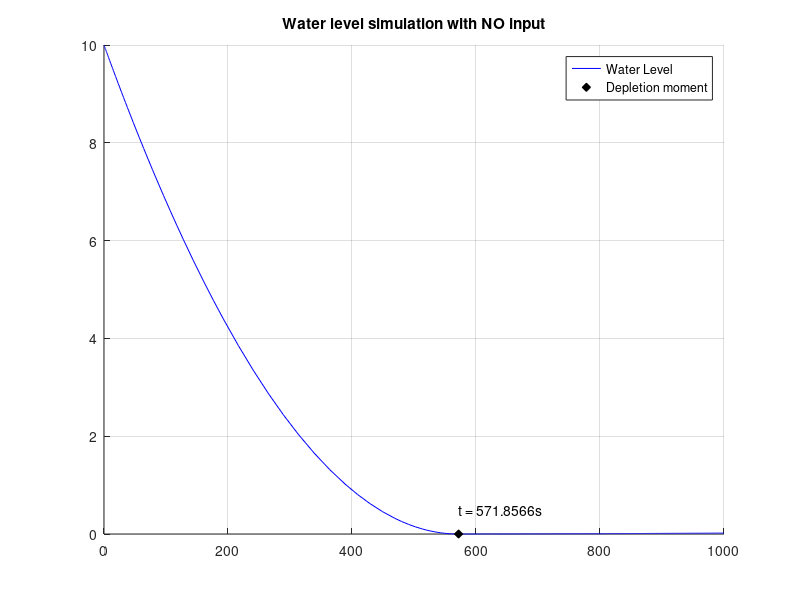

Write MATLAB code to recreate this figure. (Note: this script raises an error after producing the figure.)
%% Differential Equations: numerical solver
% by Rodolfo Muñoz
%% 
% For this instance well go with the simulation of the water level in a Vented 
% Water Tank like the one in the attached figure. 

clc; clear all; close all;
%% 
% Define global parameters for the problem:

g = 9.8; 
A = pi*2^2;
Av = pi*0.1^2;
%% 
% Then the interval for the solution $t=\left\lbrack 0,1000\right\rbrack$ and 
% the initial condition $h_0 =10$

tspan = [0 1e3];
h0 = 10;
%% 
% With that, we define the ordinary differential equation as $\frac{d\;h}{\textrm{dt}}=\textrm{ode}\left(t,h\right)$ 

odefun = @(t,h) -sqrt(2*g*(Av^2/(A^2-Av^2))*h);
[t,h] = ode45(odefun, tspan, h0);
[h_min,idx] = min(abs(h));
%% 
% And see the results in a graph

figure; hold on;
plot(t,abs(h),'b');
plot(t(idx),h_min,'kd','MarkerFaceColor',[0 0 0])
legend({'Water Level','Depletion moment'})
text(t(idx),h_min+max(abs(h))/20,['t = ' num2str(t(idx)) 's'])
title('Water level simulation with NO input')
grid on
%% Implicit differential equation
% The whole problem, when there is an input water source $Q\left(t\right)=\left\lbrace 
% \begin{array}{ll}\mathrm{Amp} & ,\;\mathrm{for}\;t\ge \mathrm{start}\\0 & ,\;\mathrm{otherwise}\end{array}\right.$, 
% corresponds to a second order differential equation so it must be solved implicitly. 
% For that, we define a function $\mathrm{ode}\left(t,h,h_p \right)$ where $h_p 
% =\frac{d\;h}{\mathrm{dt}}$ to model the whole situation:

clc; clear all; close all;
g = 9.8; 
A = pi*2^2;
Av = pi*0.1^2;
% Q = 0.44; % Equlibrium with Q = A*sqrt(2*g*(Av^2/(A^2-Av^2))*10)
Amp =  0.3;
start = 220;
Q = @(t) Amp*(t>=start);
odefun = @(t,h,hp) hp^2 + 2*g*h - (A/Av*hp - Q(t)/Av)^2;
%% 
% Then we calculate consistent initial conditions where $\mathrm{ode}\left(t_0 
% ,h_0 ,h_{\mathrm{p0}} \right)=0$
% 
% We'll use the initial case, when there was no input Q, as our first guess 
% for the initial values would be that the tanks starts to fill: 

t0 = 0;
h0 = 10;
hp0 = -1;%sqrt(2*g*h0);
[h0,hp0] = decic(odefun,t0,h0,1,hp0,0)
%% 
% With that the solve the implicit equation as follows:

tspan = [0 5e3];
[t,h] = ode15i(odefun,tspan,h0,hp0);
[~,idx] = min(abs(t-start));
%% 
% And check the results in a graph:

figure; hold on;
plot(t,abs(h),'r');
plot(t(idx),h(idx),'kd','MarkerFaceColor',[0 0 0])
legend({'Water Level','Input starting point'})
text(t(idx),h(idx)-max(abs(h))/30,['t = ' num2str(t(idx)) 's'])
title('Water level simulation with input Q')
grid on